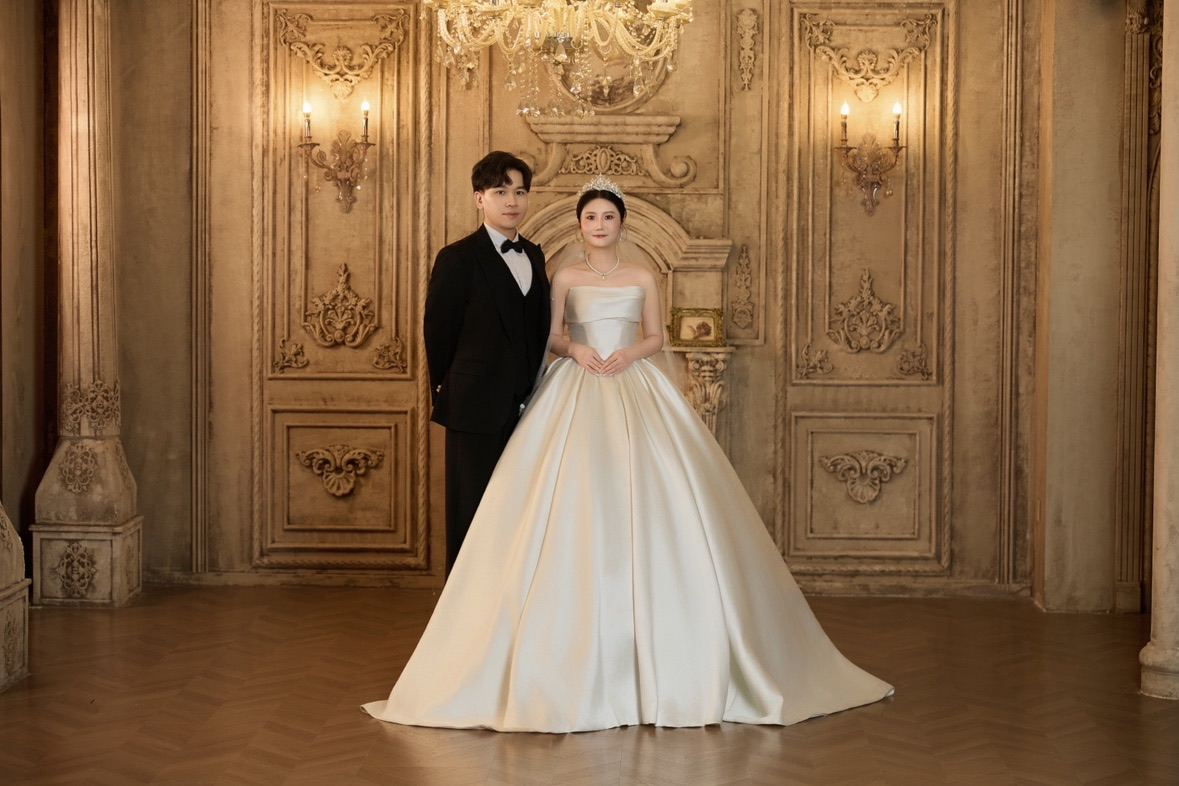
#> input picture experiments/gathered-scenes-portrait-20260925/portrait-original.jpg, 1179 x 786 px, given in place of 8213f57f1s0341e9620ea034ee695ed6.jpg, which was not available; the run also reads 1 picture not shown here
$ python verify.py
#> lines starting #> are read from the running program, lines starting #| are printed output that depends on the picture; pictures that were not available may be replaced by others from this repository, and a replacement may not be noted
from pathlib import Path
from PIL import Image, ImageChops, ImageOps
import json

root = Path(__file__).resolve().parent
source = Path('/Users/eleme/Desktop/wedding/8213f57f1s0341e9620ea034ee695ed6.jpg')
photo = Image.open(source).convert('RGB')
#> photo is the input picture: PIL image 1179x786 RGB; mean R, G, B 135.7, 103.9, 72.8
poster = Image.open(root / 'wedding-omm-diptych.png').convert('RGB')
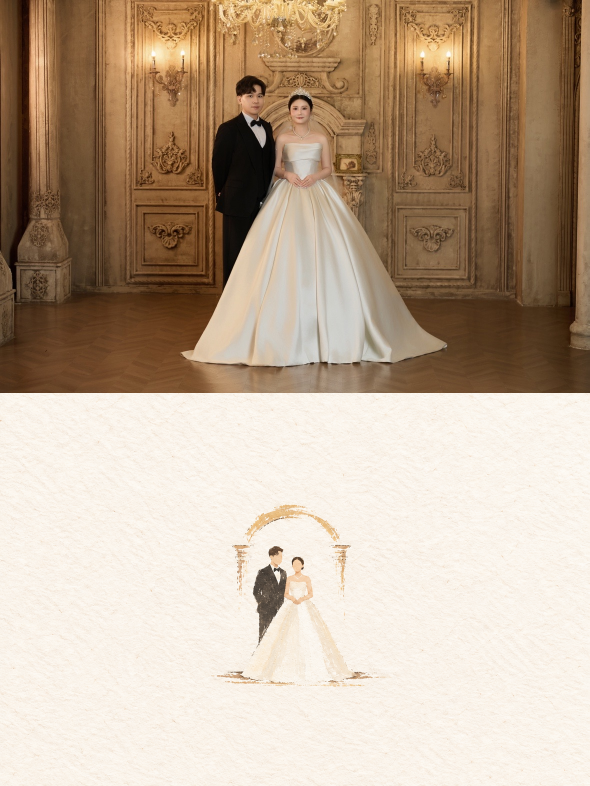
#> input picture experiments/omm-photo-acrylic-diptych-20260925/wedding-omm-diptych.png, 1179 x 1572 px (shown at 1/2 size)
#> poster is the input picture: PIL image 1179x1572 RGB; mean R, G, B 191.9, 172.4, 152
web = Image.open(root / 'wedding-omm-diptych.webp').convert('RGB')
assert poster.size == (1179, 1572)
assert poster.width * 4 == poster.height * 3
half = poster.height // 2
#> half = 786
assert photo.size == (poster.width, half)
assert ImageChops.difference(poster.crop((0, 0, poster.width, half)), photo).getbbox() is None
assert web.size == poster.size
assert ImageChops.difference(web, poster).getbbox() is None
art = Image.open(root / 'drafts/lower-panel.png').convert('RGB')
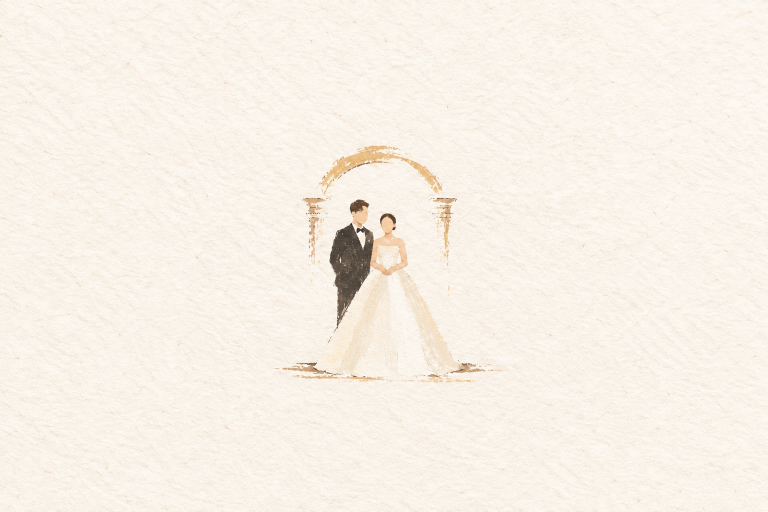
#> input picture experiments/omm-photo-acrylic-diptych-20260925/drafts/lower-panel.png, 1536 x 1024 px (shown at 1/2 size)
#> art is the input picture: PIL image 1536x1024 RGB; mean R, G, B 248.2, 240.9, 231.2
expected_lower = ImageOps.fit(art, (poster.width, half), Image.Resampling.LANCZOS, centering=(.5, .5))
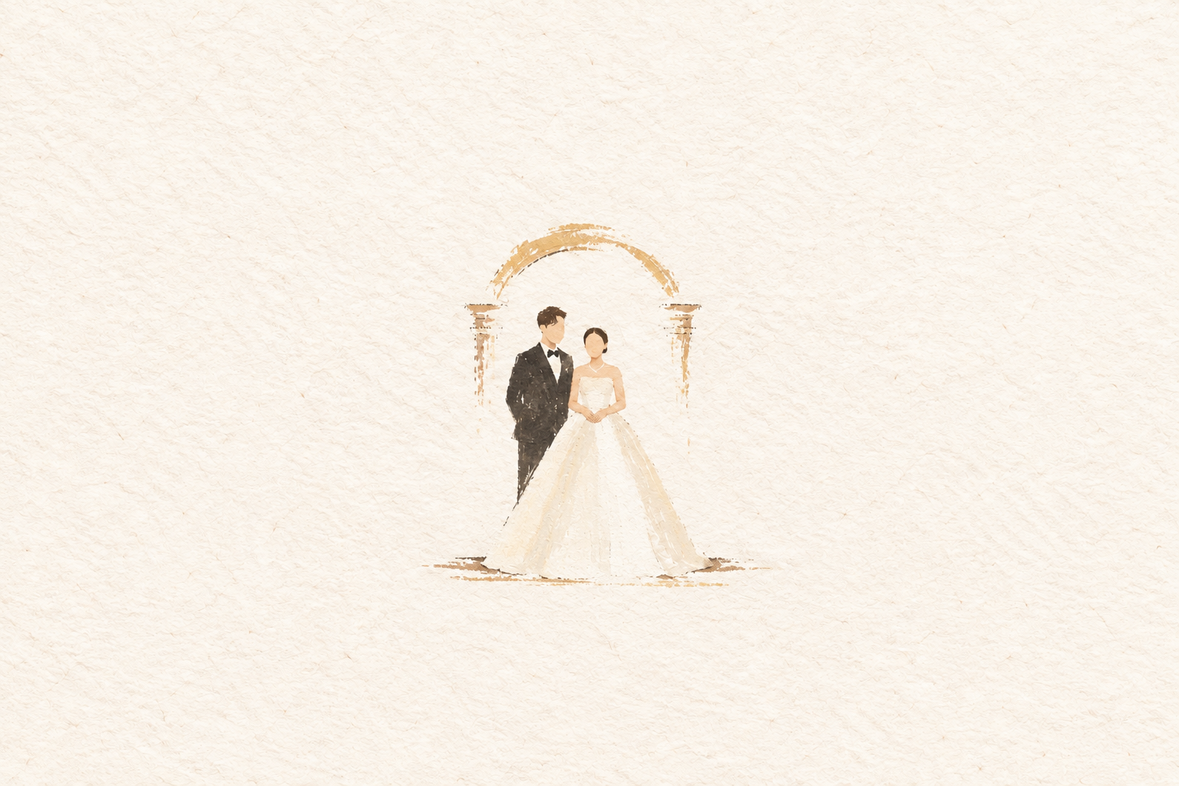
#> expected_lower: PIL image 1179x786 RGB; mean R, G, B 248.2, 240.9, 231.2
assert ImageChops.difference(poster.crop((0, half, poster.width, poster.height)), expected_lower).getbbox() is None
#> (the run stopped early here; a loop or call above may not have finished)
